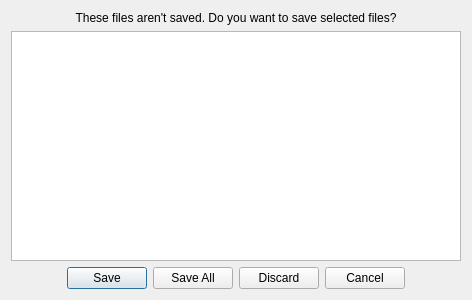
<?xml version="1.0" encoding="UTF-8"?>
<ui version="4.0">
 <class>CloseDialog</class>
 <widget class="QDialog" name="CloseDialog">
  <property name="geometry">
   <rect>
    <x>0</x>
    <y>0</y>
    <width>472</width>
    <height>300</height>
   </rect>
  </property>
  <property name="windowTitle">
   <string>Unsaved files</string>
  </property>
  <property name="windowIcon">
   <iconset resource="icons.qrc">
    <normaloff>:/icons/file-exit.png</normaloff>:/icons/file-exit.png</iconset>
  </property>
  <layout class="QVBoxLayout" name="verticalLayout">
   <item>
    <widget class="QLabel" name="label">
     <property name="text">
      <string>These files aren't saved. Do you want to save selected files?</string>
     </property>
     <property name="alignment">
      <set>Qt::AlignCenter</set>
     </property>
    </widget>
   </item>
   <item>
    <widget class="QListView" name="listView">
     <property name="selectionMode">
      <enum>QAbstractItemView::ExtendedSelection</enum>
     </property>
    </widget>
   </item>
   <item>
    <widget class="QDialogButtonBox" name="buttonBox">
     <property name="orientation">
      <enum>Qt::Horizontal</enum>
     </property>
     <property name="standardButtons">
      <set>QDialogButtonBox::Cancel|QDialogButtonBox::Discard|QDialogButtonBox::Save|QDialogButtonBox::SaveAll</set>
     </property>
     <property name="centerButtons">
      <bool>true</bool>
     </property>
    </widget>
   </item>
  </layout>
 </widget>
 <resources>
  <include location="icons.qrc"/>
 </resources>
 <connections>
  <connection>
   <sender>buttonBox</sender>
   <signal>accepted()</signal>
   <receiver>CloseDialog</receiver>
   <slot>accept()</slot>
   <hints>
    <hint type="sourcelabel">
     <x>215</x>
     <y>283</y>
    </hint>
    <hint type="destinationlabel">
     <x>215</x>
     <y>149</y>
    </hint>
   </hints>
  </connection>
  <connection>
   <sender>buttonBox</sender>
   <signal>rejected()</signal>
   <receiver>CloseDialog</receiver>
   <slot>reject()</slot>
   <hints>
    <hint type="sourcelabel">
     <x>215</x>
     <y>283</y>
    </hint>
    <hint type="destinationlabel">
     <x>215</x>
     <y>149</y>
    </hint>
   </hints>
  </connection>
 </connections>
</ui>
